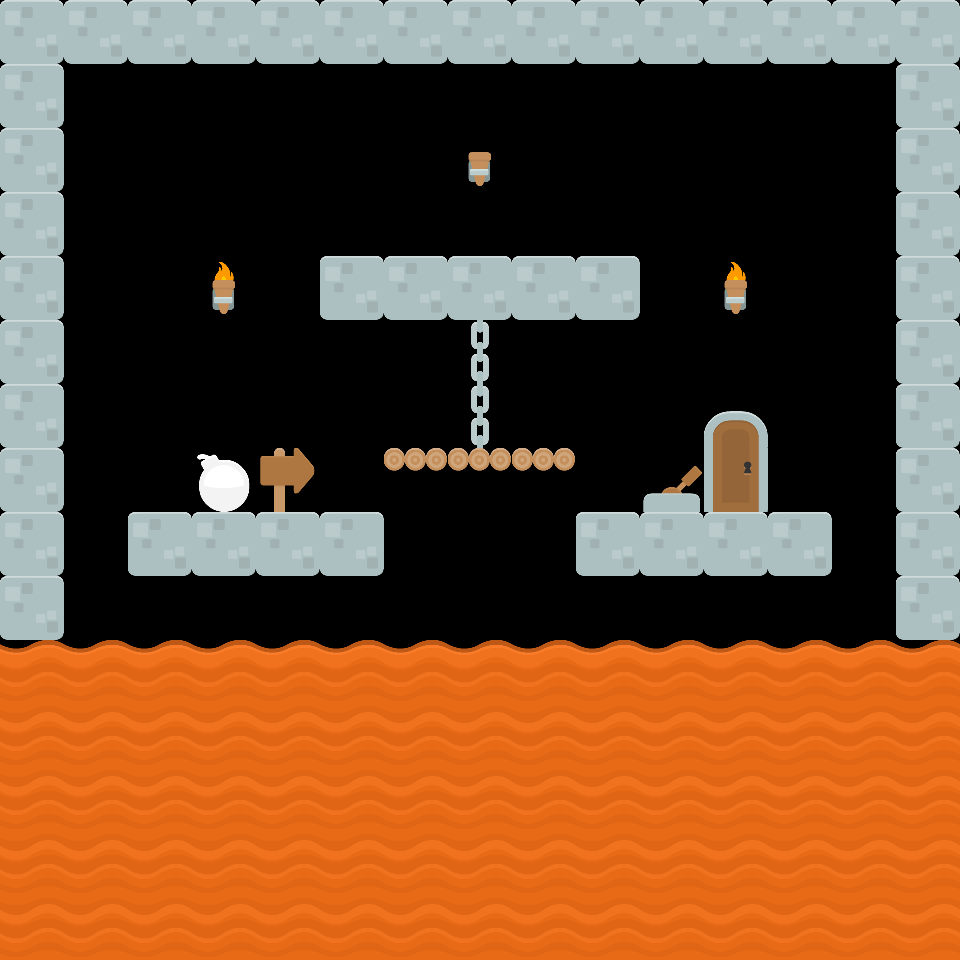

Tiled map render using the project's own tile images. Description and the whole map definition, tile-layer contents included, below:
An orthogonal 15x15 tile map with 64x64 px tiles, 1 tile layer (Tile Layer 1) and 25 objects.

<map version="1.0" tiledversion="1.0.3" orientation="orthogonal" renderorder="right-down" width="15" height="15" tilewidth="64" tileheight="64" nextobjectid="1">
 <tileset firstgid="1" name="kenny_platformer_64x64" tilewidth="64" tileheight="64" tilecount="80" columns="5">
  <image source="../tiles/kenny_platformer_64x64.png" width="320" height="1024" />
  <tile id="3">
   <objectgroup draworder="index" />
  </tile>
  <tile id="4">
   <objectgroup draworder="index">
    <object id="3" x="0" y="0" width="63" height="23" />
   </objectgroup>
  </tile>
  <tile id="7">
   <objectgroup draworder="index">
    <object id="11" x="5" y="8" width="33" height="29" />
    <object id="12" x="18" y="0" width="11" height="64" />
    <object id="14" x="38" y="0">
     <polygon points="0,0 4,0 20,19 20,27 4,45 0,46" />
    </object>
   </objectgroup>
  </tile>
  <tile id="8">
   <objectgroup draworder="index">
    <object id="2" x="0" y="19" width="64" height="45" />
    <object id="3" x="0" y="19">
     <polygon points="0,0 0,-15 35,0" />
    </object>
    <object id="4" x="12" y="8">
     <polygon points="0,0 36,-8 52,-4 52,11 22,11" />
    </object>
   </objectgroup>
  </tile>
  <tile id="9">
   <objectgroup draworder="index">
    <object id="1" x="1" y="1" width="62" height="61" />
   </objectgroup>
  </tile>
  <tile id="11">
   <objectgroup draworder="index">
    <object id="1" x="20" y="24" width="23" height="34" />
   </objectgroup>
  </tile>
  <tile id="13">
   <objectgroup draworder="index">
    <object id="1" x="0" y="0" width="64" height="64" />
   </objectgroup>
  </tile>
  <tile id="16">
   <objectgroup draworder="index">
    <object id="3" x="21" y="24" width="21" height="34" />
   </objectgroup>
  </tile>
  <tile id="21">
   <objectgroup draworder="index">
    <object id="1" x="20" y="53">
     <polygon points="0,0 0,-29 9,-47 22,-28 22,0 12,5" />
    </object>
   </objectgroup>
  </tile>
  <tile id="33">
   <objectgroup draworder="index">
    <object id="1" x="0" y="16" width="64" height="48" />
   </objectgroup>
  </tile>
  <tile id="37">
   <objectgroup draworder="index">
    <object id="1" x="14" y="50">
     <polygon points="0,0 5,-10 18,-14 33,-8 35,0 18,3" />
    </object>
    <object id="2" x="26" y="51" width="12" height="13" />
   </objectgroup>
  </tile>
  <tile id="50">
   <objectgroup draworder="index">
    <object id="1" x="6" y="13" width="52" height="50">
     <ellipse />
    </object>
   </objectgroup>
  </tile>
  <tile id="53">
   <objectgroup draworder="index">
    <object id="2" x="0" y="64">
     <polygon points="0,0 3,-23 14,-35 30,-37 48,-35 59,-25 64,0" />
    </object>
   </objectgroup>
  </tile>
  <tile id="58">
   <objectgroup draworder="index">
    <object id="1" x="0" y="0" width="64" height="64" />
   </objectgroup>
  </tile>
  <tile id="63">
   <objectgroup draworder="index">
    <object id="3" x="22" y="44" width="20" height="20">
     <ellipse />
    </object>
    <object id="4" x="22" y="0" width="20" height="20">
     <ellipse />
    </object>
    <object id="5" x="22" y="33" width="20" height="20">
     <ellipse />
    </object>
    <object id="6" x="22" y="11" width="20" height="20">
     <ellipse />
    </object>
   </objectgroup>
  </tile>
  <tile id="66">
   <objectgroup draworder="index">
    <object id="1" x="14" y="64">
     <polygon points="0,0 0,-27 -14,-27 -14,-46 50,-46 50,-27 38,-27 38,0" />
    </object>
   </objectgroup>
  </tile>
  <tile id="67">
   <objectgroup draworder="index">
    <properties>
     <property name="isInteractive" type="bool" value="true" />
    </properties>
    <object id="1" x="4" y="46" width="56" height="18" />
    <object id="2" x="22" y="45">
     <polygon points="0,1 33,-28 41,-19 20,1" />
    </object>
   </objectgroup>
  </tile>
 </tileset>
 <layer name="Tile Layer 1" width="15" height="15">
  <data encoding="csv">
10,10,10,10,10,10,10,10,10,10,10,10,10,10,10,
10,0,0,0,0,0,0,0,0,0,0,0,0,0,10,
10,0,0,0,0,0,0,12,0,0,0,0,0,0,10,
10,0,0,0,0,0,0,0,0,0,0,0,0,0,10,
10,0,0,22,0,10,10,10,10,10,0,22,0,0,10,
10,0,0,0,0,0,0,64,0,0,0,0,0,0,10,
10,0,0,0,0,0,0,64,0,0,0,54,0,0,10,
10,0,0,51,8,0,5,5,5,0,68,59,0,0,10,
10,0,10,10,10,10,0,0,0,10,10,10,10,0,10,
10,0,0,0,0,0,0,0,0,0,0,0,0,0,10,
9,9,9,9,9,9,9,9,9,9,9,9,9,9,9,
14,14,14,14,14,14,14,14,14,14,14,14,14,14,14,
14,14,14,14,14,14,14,14,14,14,14,14,14,14,14,
14,14,14,14,14,14,14,14,14,14,14,14,14,14,14,
14,14,14,14,14,14,14,14,14,14,14,14,14,14,14
</data>
 </layer>
</map>
